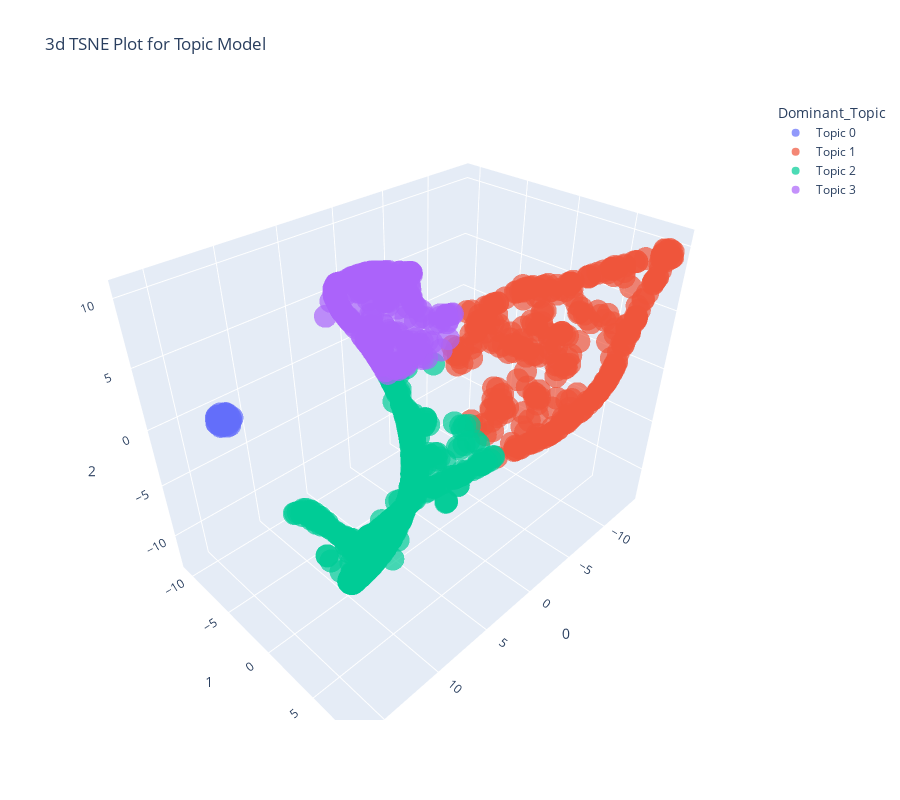

The code cell stored with this chart in its notebook:
### Markdown cell above
## T-distributed Stochastic Neighbor Embedding (t-SNE)

### Code cell
plot_model(lda, plot = 'tsne')

### Figure 1 — Plotly figure (JSON) as saved in the notebook; plotly's stock layout.template omitted (floating-point values rounded to 4 significant figures; data arrays with more than 128 entries replaced by an {"elided": "..."} marker saying what was removed)
{"data": [{"hovertemplate": "Dominant_Topic=Topic 0<br>0=%{x}<br>1=%{y}<br>2=%{z}<extra></extra>", "legendgroup": "Topic 0", "marker": {"color": "#636efa", "opacity": 0.7, "symbol": "circle"}, "mode": "markers", "name": "Topic 0", "scene": "scene", "showlegend": true, "type": "scatter3d", "x": [12.46, 13.2, 12.97, 12.65, 12.34, 13.1, 12.77, 13.17, 12.61, 12.1, 13.07, 12.58, 12.54, 13.12, 13.0, 13.12, 12.76, 13.25, 12.7, 13.34, 12.62, 12.32, 13.09, 13.12, 12.61, 12.46, 12.77], "y": [-8.68, -9.213, -8.82, -9.053, -8.879, -8.634, -9.387, -8.886, -8.645, -9.104, -9.44, -9.002, -9.327, -8.686, -9.128, -9.411, -8.746, -8.746, -9.466, -9.019, -8.555, -9.193, -9.124, -9.223, -8.985, -9.356, -8.538], "z": [0.01504, -0.3969, 0.3096, -0.65, -0.3517, -0.3002, 0.1665, -0.4572, -0.5276, -0.3877, -0.2036, 0.2755, -0.4214, 0.1326, -0.5813, -0.06349, -0.5892, -0.03591, -0.2795, -0.1361, -0.2296, -0.04543, 0.2828, 0.2182, 0.2909, -0.03993, 0.03335]}, {"hovertemplate": "Dominant_Topic=Topic 1<br>0=%{x}<br>1=%{y}<br>2=%{z}<extra></extra>", "legendgroup": "Topic 1", "marker": {"color": "#EF553B", "opacity": 0.7, "symbol": "circle"}, "mode": "markers", "name": "Topic 1", "scene": "scene", "showlegend": true, "type": "scatter3d", "x": {"elided": "330 float values"}, "y": {"elided": "330 float values"}, "z": {"elided": "330 float values"}}, {"hovertemplate": "Dominant_Topic=Topic 2<br>0=%{x}<br>1=%{y}<br>2=%{z}<extra></extra>", "legendgroup": "Topic 2", "marker": {"color": "#00cc96", "opacity": 0.7, "symbol": "circle"}, "mode": "markers", "name": "Topic 2", "scene": "scene", "showlegend": true, "type": "scatter3d", "x": {"elided": "404 float values"}, "y": {"elided": "404 float values"}, "z": {"elided": "404 float values"}}, {"hovertemplate": "Dominant_Topic=Topic 3<br>0=%{x}<br>1=%{y}<br>2=%{z}<extra></extra>", "legendgroup": "Topic 3", "marker": {"color": "#ab63fa", "opacity": 0.7, "symbol": "circle"}, "mode": "markers", "name": "Topic 3", "scene": "scene", "showlegend": true, "type": "scatter3d", "x": {"elided": "239 float values"}, "y": {"elided": "239 float values"}, "z": {"elided": "239 float values"}}], "layout": {"height": 800, "legend": {"title": {"text": "Dominant_Topic"}, "tracegroupgap": 0}, "scene": {"domain": {"x": [0, 1], "y": [0, 1]}, "xaxis": {"title": {"text": "0"}}, "yaxis": {"title": {"text": "1"}}, "zaxis": {"title": {"text": "2"}}}, "title": {"text": "3d TSNE Plot for Topic Model"}, "width": 900}}
